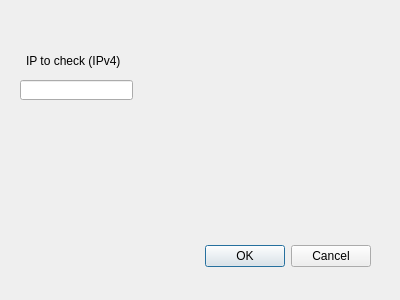
<?xml version="1.0" encoding="UTF-8"?>
<ui version="4.0">
 <class>Dialog</class>
 <widget class="QDialog" name="Dialog">
  <property name="geometry">
   <rect>
    <x>0</x>
    <y>0</y>
    <width>400</width>
    <height>300</height>
   </rect>
  </property>
  <property name="windowTitle">
   <string>Dialog</string>
  </property>
  <widget class="QDialogButtonBox" name="buttonBox">
   <property name="geometry">
    <rect>
     <x>30</x>
     <y>240</y>
     <width>341</width>
     <height>32</height>
    </rect>
   </property>
   <property name="orientation">
    <enum>Qt::Horizontal</enum>
   </property>
   <property name="standardButtons">
    <set>QDialogButtonBox::Cancel|QDialogButtonBox::Ok</set>
   </property>
  </widget>
  <widget class="QLineEdit" name="lineEdit">
   <property name="geometry">
    <rect>
     <x>20</x>
     <y>80</y>
     <width>113</width>
     <height>20</height>
    </rect>
   </property>
   <property name="text">
    <string/>
   </property>
  </widget>
  <widget class="QLabel" name="label">
   <property name="geometry">
    <rect>
     <x>26</x>
     <y>50</y>
     <width>101</width>
     <height>21</height>
    </rect>
   </property>
   <property name="text">
    <string>IP to check (IPv4)</string>
   </property>
  </widget>
 </widget>
 <resources/>
 <connections>
  <connection>
   <sender>buttonBox</sender>
   <signal>accepted()</signal>
   <receiver>Dialog</receiver>
   <slot>accept()</slot>
   <hints>
    <hint type="sourcelabel">
     <x>248</x>
     <y>254</y>
    </hint>
    <hint type="destinationlabel">
     <x>157</x>
     <y>274</y>
    </hint>
   </hints>
  </connection>
  <connection>
   <sender>buttonBox</sender>
   <signal>rejected()</signal>
   <receiver>Dialog</receiver>
   <slot>reject()</slot>
   <hints>
    <hint type="sourcelabel">
     <x>316</x>
     <y>260</y>
    </hint>
    <hint type="destinationlabel">
     <x>286</x>
     <y>274</y>
    </hint>
   </hints>
  </connection>
 </connections>
</ui>
